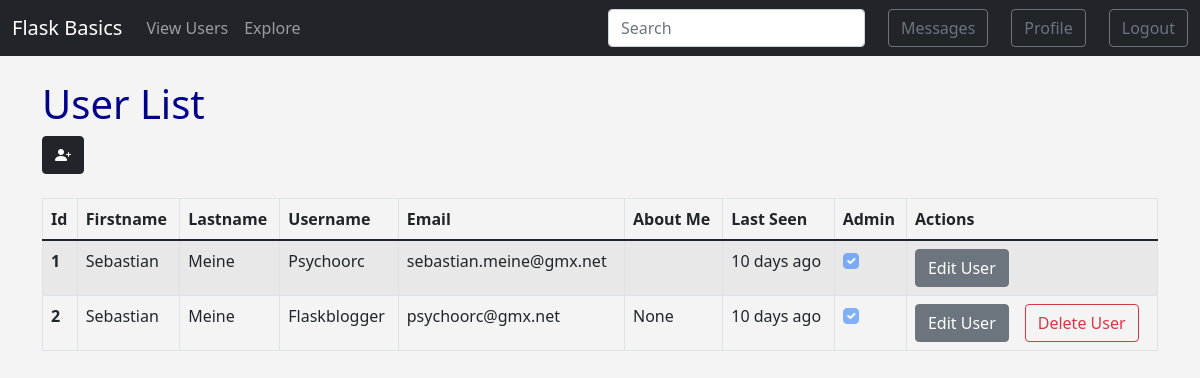
Page /admin/user/list (signed in) on the committed database.
### app/models.py (models this page shows, shortened)
class User(UserMixin, db.Model):  # type: ignore
    id = db.Column(db.Integer, primary_key=True)
    firstname = db.Column(db.String(100), index=True)
    lastname = db.Column(db.String(100), index=True)
    username = db.Column(db.String(64), index=True, unique=True)
    email = db.Column(db.String(120), index=True, unique=True)
    password_hash = db.Column(db.String(128))
    posts = db.relationship("Post", cascade="delete", backref="author", lazy="dynamic")
    date_added = db.Column(db.DateTime, default=datetime.utcnow)
    last_modify = db.Column(db.DateTime, default=datetime.utcnow)
    administrator = db.Column(db.Boolean, default=False)
    about_me = db.Column(db.String(140))
    last_seen = db.Column(db.DateTime)
    followed = db.relationship(
        "User",
        secondary=followers,
        primaryjoin=(followers.c.follower_id == id),
        secondaryjoin=(followers.c.followed_id == id),
        backref=db.backref("followers", lazy="dynamic"),
        lazy="dynamic",
    )
    messages_sent = db.relationship(
        "Message",
        foreign_keys="Message.sender_id",
        cascade="delete",
        backref="author",
        lazy="dynamic",
    )
    messages_received = db.relationship(
        "Message",
        foreign_keys="Message.recipient_id",
        cascade="delete",
        backref="recipient",
        lazy="dynamic",
    )
    last_message_read_time = db.Column(db.DateTime)
    notifications = db.relationship(
        "Notification", cascade="delete", backref="user", lazy="dynamic"
    )
    def new_messages(self):
        last_read_time = self.last_message_read_time or datetime(1900, 1, 1)
        return (
            Message.query.filter_by(recipient=self)
            .filter(Message.timestamp >= last_read_time)
            .count()
        )

### app/admin/routes.py (the view)
@admin_blueprint.route("/user/list", methods=["GET"])
@login_required
def view_users() -> str | Response:
    if not current_user.administrator:  # type: ignore
        return redirect(url_for("main.index"))
    form = AdminForm()
    users = User.query.order_by(User.id)
    return render_template("admin/view_users.html", form=form, users=users)

### app/main/forms.py
class SearchForm(FlaskForm):
    q = StringField(_l("Search"), validators=[DataRequired()])
    def __init__(self, *args, **kwargs):
        if "formdata" not in kwargs:
            kwargs["formdata"] = request.args
        if "meta" not in kwargs:
            kwargs["meta"] = {"csrf": False}
        super(SearchForm, self).__init__(*args, **kwargs)

### app/auth/forms.py
class AdminForm(BasicForm):
    admin = BooleanField(_l("Administrator"), validators=[])

### app/admin/routes.py (called while the page is built)
@admin_blueprint.before_request
def before_request():
    if current_user.is_authenticated:  # type: ignore
        current_user.last_seen = datetime.utcnow()
        db.session.commit()
        g.search_form = SearchForm()
    g.locale = str(get_locale())

### app/models.py (called while the page is built)
@login.user_loader
def load_user(id):
    return User.query.get(int(id))

    @classmethod
    def before_commit(cls, session):
        session._changes = {
            "add": list(session.new),
            "update": list(session.dirty),
            "delete": list(session.deleted),
        }

    @classmethod
    def after_commit(cls, session):
        for obj in session._changes["add"]:
            if isinstance(obj, SearchableMixin):
                add_to_index(obj.__tablename__, obj)  # type: ignore
        for obj in session._changes["update"]:
            if isinstance(obj, SearchableMixin):
                add_to_index(obj.__tablename__, obj)  # type: ignore
        for obj in session._changes["delete"]:
            if isinstance(obj, SearchableMixin):
                remove_from_index(obj.__tablename__, obj)  # type: ignore
        session._changes = None

### app/templates/admin/view_users.html (shortened to what this page needs)
{% extends 'base.html' %}
{% block content %}
    <h1>{{_('User List')}}</h1>
        <a href="{{ url_for('admin.add_user') }} "class="btn btn-dark bi bi-person-plus-fill"></a>
        <br>
        <br>
        <table class="table table-hover table-bordered table-striped">
            <thead>
                <tr>
                <th scope="col">{{_('Id')}}</th>
                <th scope="col">{{_('Firstname')}}</th>
                <th scope="col">{{_('Lastname')}}</th>
                <th scope="col">{{_('Username')}}</th>
                <th scope="col">{{_('Email')}}</th>
                <th scope="col">{{_('About Me')}}</th>
                <th scope="col">{{_('Last Seen')}}</th>
                <th scope="col">{{_('Admin')}}</th>
                {% if current_user.administrator %}
                    <th scope="col">{{_('Actions')}}</th>
                {% endif %}
                </tr>
            </thead>
            <tbody>
                {% for user in users %}
                    <tr>
                        <th> {{ user.id }} </th>
                        <td>{{ user.firstname }} </td>
                        <td>{{ user.lastname }}</td>
                        <td>{{ user.username }} </td>
                        <td>{{ user.email}}</td>
                        <td>{{ user.about_me}}</td>
                        <td>{{ moment(user.last_seen).fromNow() }}</td>
                        <td>
                            {{ form.admin(class="form-check-input", checked=user.administrator==True, disabled=True) }}
                        </td>
                        {% if current_user.administrator %}
                         <td>
                            <div class="hstack gap-3">
                                <button type="button" onclick="window.location.href='{{ url_for('admin.edit', id=user.id) }}';" class="btn btn-secondary">{{ _('Edit User') }}</button>
                                <button type="button" class="btn btn-outline-danger {{'invisible' if current_user.id == user.id}}" data-bs-toggle="modal" data-bs-target={{"#deleteModal"+user.id | string}}>
                                {{_('Delete User')}}
                                </button>
                            </div>
                        </td>
                        {% endif %}
                    </tr>
                {% endfor %}
            </tbody>
        </table>
{% endblock %}

### app/static/css/style.css (style rules this page uses)
* { font-family:'Segoe UI', Tahoma, Geneva, Verdana, sans-serif; }
h1 { color: darkblue; font-size: 40px; }
body { background: #f4f4f4; }

### rows in the picture
User: id "1", firstname "Sebastian", lastname "Meine", username "Psychoorc", email "sebastian.meine@gmx.net", last_seen "10 days ago"
User: id "2", firstname "Sebastian", lastname "Meine", username "Flaskblogger", email "psychoorc@gmx.net", about_me "None", last_seen "10 days ago"
